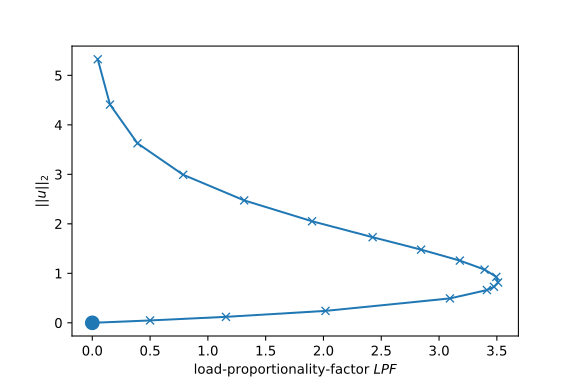

Write Python code to recreate this figure.
import matplotlib.pyplot as plt
import numpy as np
import pytest

import contique


def fun(x, lpf):
    n = len(x)
    h = 1 / (n - 1)
    A = np.diag(2 * np.ones_like(x) / h ** 2)
    for i in [1, -1]:
        A -= np.diag(np.ones_like(x[:-1]) / h ** 2, i)
    f = -A.dot(x) + lpf * np.exp(x)
    for i in [0, -1]:
        f[i] = x[i]
    return f


def val(x):
    n = len(x)
    h = 1 / (n - 1)
    H = np.ones(n) * h
    for i in [0, -1]:
        H[i] = h / 2
    return np.sqrt(x.dot(H * x))


def test_bratu():

    # initial solution
    n = 51
    lpf0 = 0.0
    x0 = np.zeros(n)

    # numeric continuation
    # + use rebalance step-width
    # + don't wait until some steps converged until rebalance-increase
    Res = contique.solve(
        fun=fun,
        x0=x0,
        lpf0=lpf0,
        dxmax=0.5,
        dlpfmax=0.5,
        maxsteps=22,
        tol=1e-10,
        rebalance=True,
        minlastfailed=0,
    )

    # extract/calculate load-proportionality factor and unknown u
    x = np.array([res.x for res in Res])

    lpf = x[:, -1]
    u = np.array([val(xi[:-1]) for xi in x])

    # create figure
    plt.plot(lpf, u, "x-")
    plt.xlabel("load-proportionality-factor $LPF$")
    plt.ylabel("$||u||_2$")
    plt.plot(0, 0, "C0o", ms=10)
    plt.savefig("test_bratu.svg")


if __name__ == "__main__":
    test_bratu()
